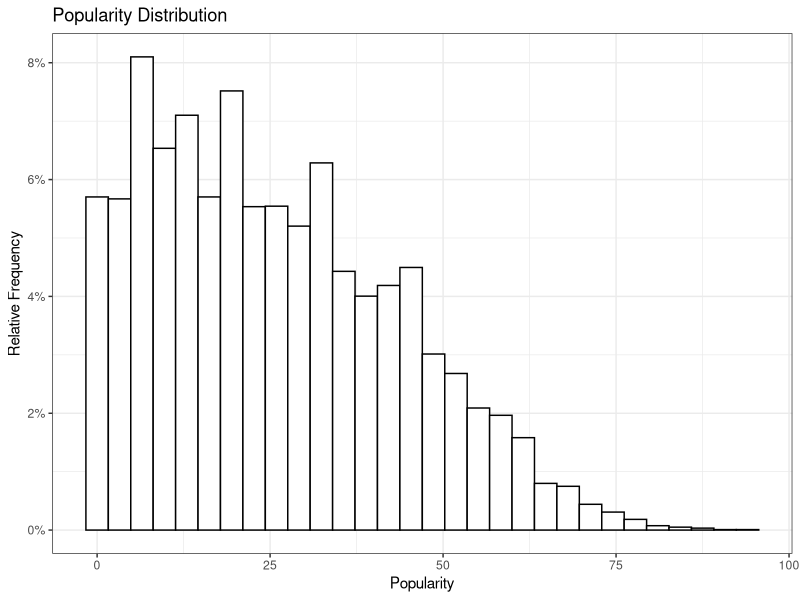
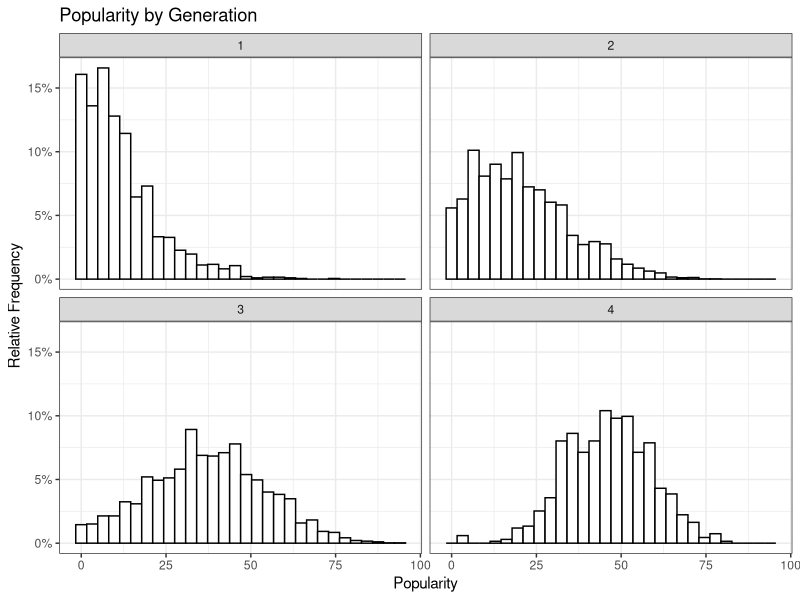
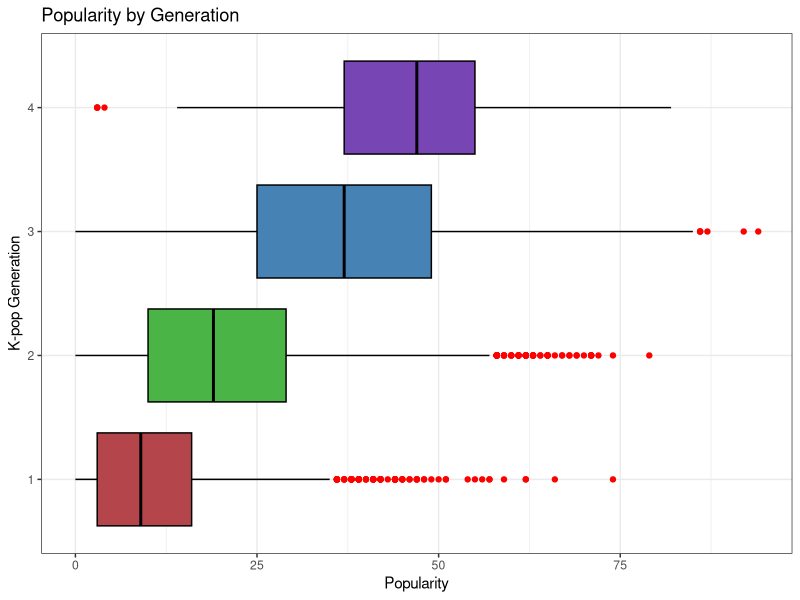
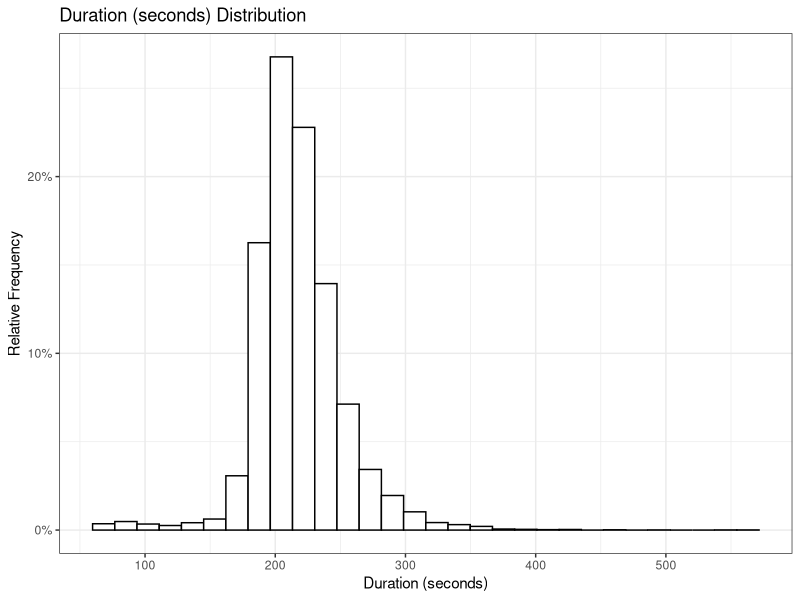
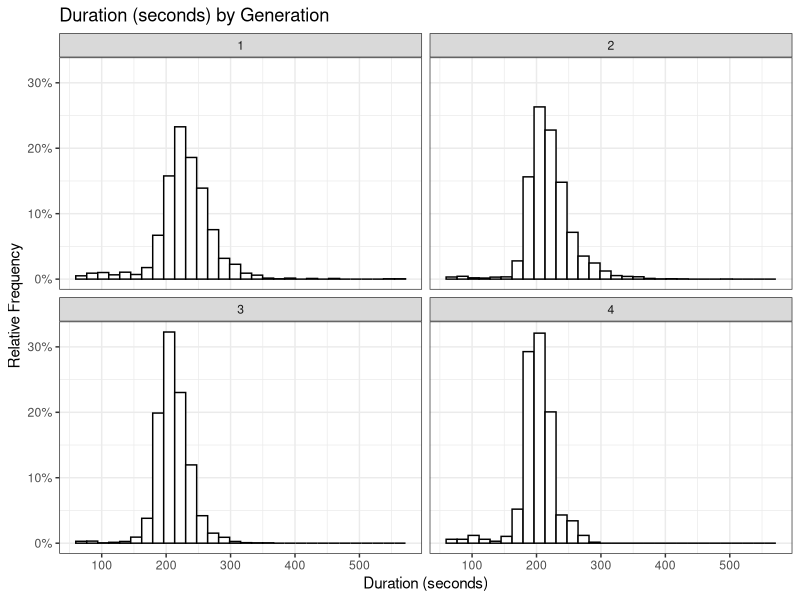
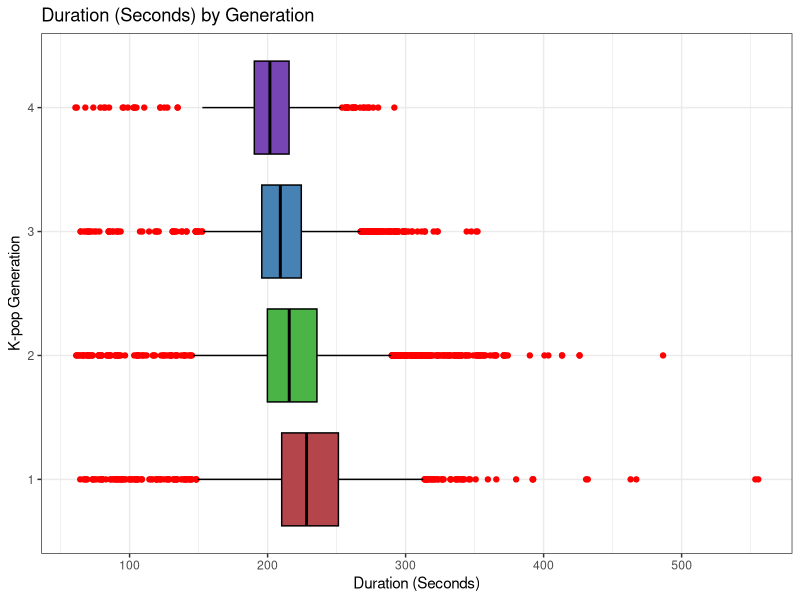
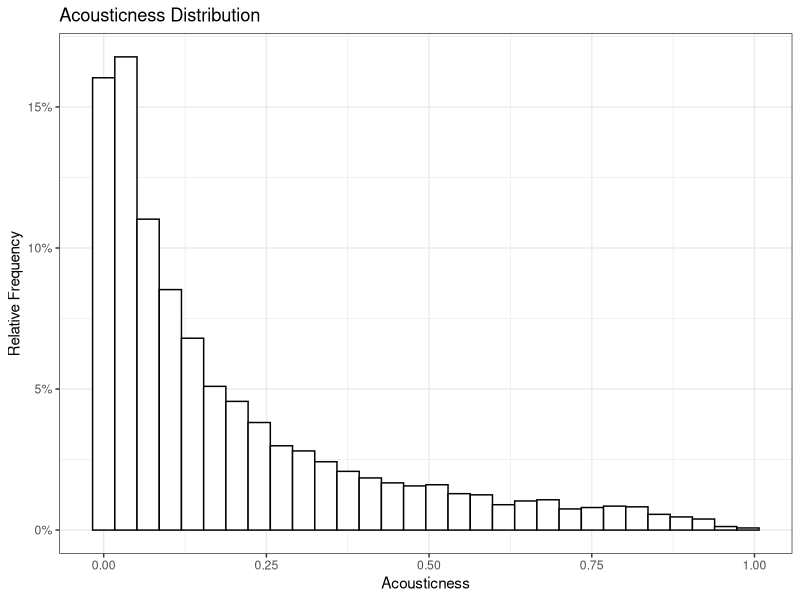
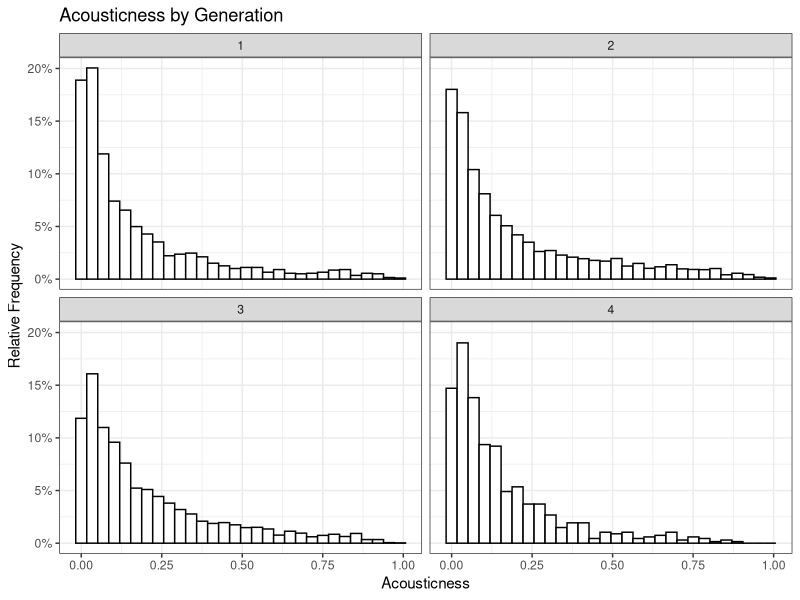

These figures' R source, in order:
## ---- chunk 1
knitr::opts_chunk$set(echo = TRUE)
library(data.table)
library(tidyverse)
library(ggplot2)
library(ggthemes)
library(stringr)
library(scales)
library(RColorBrewer)

gen.pal <- c("#B4464B", "#4BB446", "#4682B4", "#7846B4")
deux.pal <- c("#19297C", "#A71D31")
## ---- chunk 2
gghist <- function(var, var_name){
  ggplot(data = data, aes(var)) + 
  geom_histogram(bins = 30, aes(y = stat(width*density)), 
                 fill = 'white', col = 'black') +
  xlab(var_name) + ylab("Relative Frequency") + 
  scale_y_continuous(labels=percent_format()) +
  ggtitle(paste(var_name, "Distribution")) +
  theme_bw()
}

gghist.group <- function(var, var_name){
  ggplot(data, aes(var, group = ArtistGen)) + 
    geom_histogram(bins = 30, aes(y = stat(width*density)), 
                fill = 'white', col = 'black') + 
    xlab(var_name) + ylab('Relative Frequency') +
  
    scale_y_continuous(labels=percent_format()) +
    ggtitle(paste(var_name, "by Generation")) +
    theme_bw() +
    facet_wrap(~ArtistGen)
}

ggbox.group <- function(var, var_name){
  ggplot(data = data, aes(x = var, y = factor(ArtistGen))) + 
    geom_boxplot(fill = gen.pal, col = "black", 
               outlier.color = 'red') +
    xlab(var_name) + ylab('K-pop Generation') +
    ggtitle(paste(var_name, "by Generation"))  + 
    theme_bw()
}
## ---- chunk 3
audio <- fread("audiofeatures_clean.csv")
artists <- fread("artist_df.csv")[,-1]
data <- merge(artists, audio, by.x = 'ID', by.y = 'artist_uri')
data <- na.omit(data) #remove NAs (there were less than 5 rows)
data = data %>% mutate(Generation = floor(Generation), 
                       release_date = as.POSIXct(release_date, format = "%m/%d/%y"),
                       mode = as.factor(mode),
                       key = factor(key),
                       time_signature = as.factor(time_signature),
                       duration_mmss = format(as.POSIXct(Sys.Date()) + duration_ms/1000, "%M:%S"), 
                       duration_ms = duration_ms/1000) %>%
  select(-artist) %>%
  rename(Artist_uri = ID, 
         ArtistType = Type, 
         ArtistGender  = Gender, 
         ArtistGen = Generation, 
         ArtistDebut = DebutYear,
         duration = duration_ms)
#albums <- unique(select(data, Artist, album))  
# head(data, n=5)
## ---- chunk 4
remove <- data %>% filter(str_detect(song_name, "intro") | str_detect(song_name, "outro") | str_detect(song_name, "interlude") | duration >= 600 | duration <= 60 | (duration <= 120.5 & (instrumentalness >= 0.50 | speechiness >= 0.40 | speechiness == 0)))
# short <- filter(data, duration <= 2)
# nrow(short)
nrow(remove)
data <- data[!data$song_uri %in% remove$song_uri, ]
#fwrite(data, "kpopdata.csv")
## ---- chunk 5
summary(data)
## ---- chunk 6
#gghist(data$release_date, 'release date')
## ---- chunk 7
gghist(data$popularity, 'Popularity')
## ---- chunk 8
gghist.group(data$popularity, "Popularity")
## ---- chunk 9
ggbox.group(data$popularity, "Popularity")
## ---- chunk 10
data %>% filter(ArtistGen ==1 & popularity >= 50) %>% select(Artist, ArtistDebut, song_name, release_date, popularity)
## ---- chunk 11
gghist(data$duration, 'Duration (seconds)')
## ---- chunk 12
gghist.group(data$duration, "Duration (seconds)")
## ---- chunk 13
ggbox.group(data$duration, "Duration (Seconds)")
## ---- chunk 14
gghist(data$acousticness, 'Acousticness')
#gghist(sqrt(data$acousticness), 'acousticness square root')
## ---- chunk 15
gghist.group(data$acousticness, "Acousticness")
## ---- chunk 16
ggbox.group(data$acousticness, "Acousticness")
## ---- chunk 17
gghist(data$danceability, 'danceability')
## ---- chunk 18
gghist.group(data$danceability, "Danceability")
## ---- chunk 19
ggbox.group(data$danceability, "Danceability")
## ---- chunk 20
gghist(data$energy, 'Energy')
## ---- chunk 21
gghist.group(data$energy, "Energy")
## ---- chunk 22
ggbox.group(data$energy, "Energy")
## ---- chunk 23
gghist(data$instrumentalness, 'instrumentalness')
gghist(log(data$instrumentalness), 'instrumentalness (log transform)')
## ---- chunk 24
gghist.group(data$instrumentalness, "Instrumentalness")
gghist.group(log(data$instrumentalness), "Instrumentalness (Log Transform)")
## ---- chunk 25
ggbox.group(log(data$instrumentalness), 'Instrumentalness (Log Transform)')
## ---- chunk 26
pitch.class <- c("C", "C♯/D♭", "D", "D♯/E♭", "E", "F", "F♯/G♭", "G", "G♯/A♭", "A", "A♯/B♭", "B")
pitch.class <- c("C", "C♯/D-flat", "D", "D♯/E-flat", "E", "F", "F♯/G-flat", "G", "G♯/A-flat", "A", "A♯/B-flat", "B")
names(pitch.class) <- 0:11
pitch.class
## ---- chunk 27
ggplot(data, aes(key)) +
  geom_bar() +
  theme_minimal() +
  scale_x_discrete(labels = pitch.class)
## ---- chunk 28
gghist(data$liveness, 'liveness')
## ---- chunk 29
gghist.group(data$liveness, 'Liveness')
## ---- chunk 30
ggbox.group(data$liveness, "Liveness")
## ---- chunk 31
gghist(data$loudness, 'loudness')
## ---- chunk 32
gghist.group(data$loudness, 'Loudness')
## ---- chunk 33
ggbox.group(data$loudness, "Loudness")
## ---- chunk 34
ggplot(data, aes(mode)) +
  geom_bar(aes(fill = mode)) +
  scale_fill_manual("legend", values = c("0" = deux.pal[1], "1" = deux.pal[2])) +
  #scale_y_continuous(labels = percent()) +
  ylab("Frequency") + xlab("Musical Mode") +
  ggtitle("Musical Mode") +
  theme_minimal()
## ---- chunk 35
ggplot(data, aes(ArtistGen, y=..count../sum(..count..))) + 
  geom_bar(aes(fill = mode), position = "fill") + 
  scale_fill_manual("legend", values = c("0" = deux.pal[1], "1" = deux.pal[2])) +
  xlab('Generation') + ylab('Relative Frequency') +
  ggtitle("Musical Mode by Generation") +
  #scale_y_continuous(labels=percent_format()) +
  theme_minimal() #+
  #facet_wrap(~ArtistGen)
## ---- chunk 36
gghist(data$speechiness, 'speechiness')
gghist(log(data$speechiness), 'speechiness (log transform)')
## ---- chunk 37
gghist.group(data$speechiness, "Speechiness")
gghist.group(log(data$speechiness), "Speechiness (Log Transform)")
## ---- chunk 38
ggbox.group(data$speechiness, "Speechiness")
## ---- chunk 39
gghist(data$tempo, 'tempo')
## ---- chunk 40
gghist.group(data$tempo, "Tempo")
## ---- chunk 41
ggbox.group(data$tempo, "Tempo")
## ---- chunk 42
ggplot(data, aes(time_signature)) +
  geom_bar(aes(fill = time_signature)) +
  theme_minimal()
## ---- chunk 43
ggplot(data, aes(ArtistGen, y=..count../sum(..count..))) + 
  geom_bar(aes(fill = time_signature), position = "fill") + 
  xlab('Generation') + ylab('relative frequency') +
  ggtitle("Time Signature by Generation") +
  #scale_y_continuous(labels=percent_format()) +
  theme_bw()
## ---- chunk 44
gghist(data$valence, 'Valence')
## ---- chunk 45
gghist.group(data$valence, "Valence")
## ---- chunk 46
ggbox.group(data$valence, "Valence")
## ---- chunk 47
numdata <- select(data, ArtistGen, ArtistDebut, popularity, duration, acousticness, danceability, energy, instrumentalness, key, liveness, loudness, mode, speechiness, tempo, time_signature, valence)
numdata <- data.frame(lapply(numdata, function(x) as.numeric(x)))
cor(numdata)
## ---- chunk 48
transformdata <- mutate(numdata, speechiness = log(speechiness + 0.001), instrumentalness = log(instrumentalness + 0.001))
cor(transformdata)
